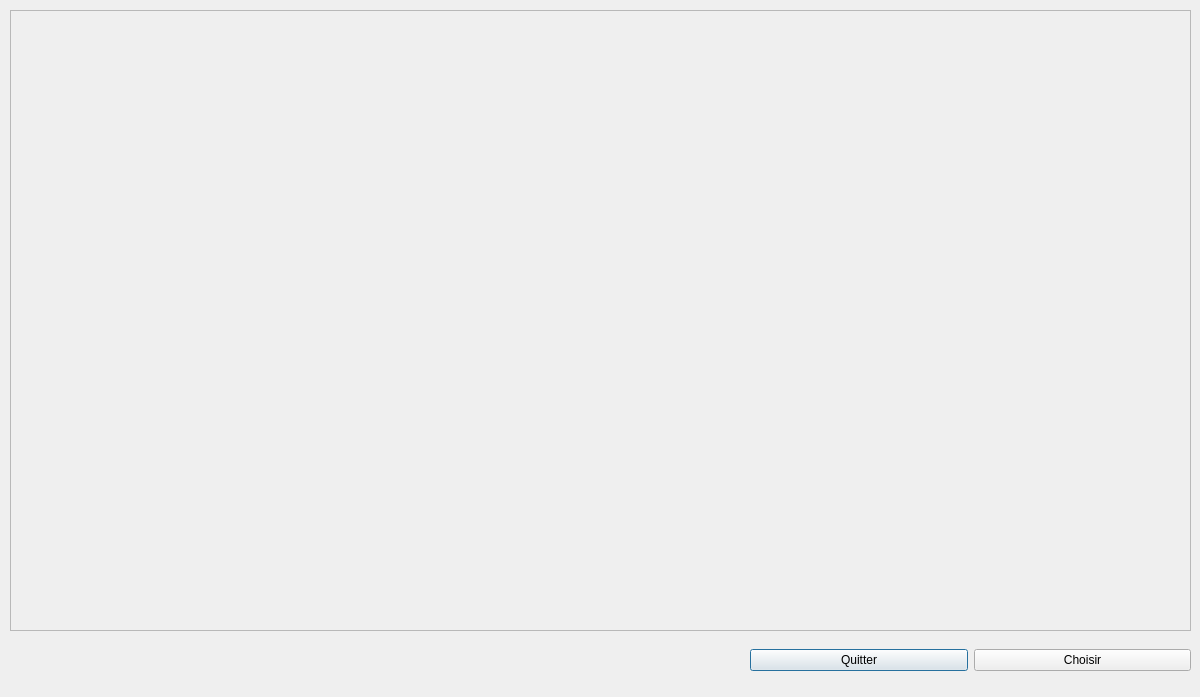
<?xml version="1.0" encoding="UTF-8"?>
<ui version="4.0">
 <class>Dialog</class>
 <widget class="QDialog" name="Dialog">
  <property name="geometry">
   <rect>
    <x>0</x>
    <y>0</y>
    <width>1200</width>
    <height>697</height>
   </rect>
  </property>
  <property name="sizePolicy">
   <sizepolicy hsizetype="Fixed" vsizetype="Fixed">
    <horstretch>0</horstretch>
    <verstretch>0</verstretch>
   </sizepolicy>
  </property>
  <property name="windowTitle">
   <string>Dialog</string>
  </property>
  <widget class="QWidget" name="horizontalLayoutWidget">
   <property name="geometry">
    <rect>
     <x>750</x>
     <y>640</y>
     <width>441</width>
     <height>41</height>
    </rect>
   </property>
   <layout class="QHBoxLayout" name="horizontalLayout">
    <item>
     <widget class="QPushButton" name="btn_quit">
      <property name="text">
       <string>Quitter</string>
      </property>
     </widget>
    </item>
    <item>
     <widget class="QPushButton" name="btn_choose">
      <property name="text">
       <string>Choisir</string>
      </property>
     </widget>
    </item>
   </layout>
  </widget>
  <widget class="QScrollArea" name="scrollPictures">
   <property name="geometry">
    <rect>
     <x>10</x>
     <y>10</y>
     <width>1181</width>
     <height>621</height>
    </rect>
   </property>
   <property name="widgetResizable">
    <bool>true</bool>
   </property>
   <widget class="QWidget" name="scroll_pictures">
    <property name="geometry">
     <rect>
      <x>0</x>
      <y>0</y>
      <width>1179</width>
      <height>619</height>
     </rect>
    </property>
   </widget>
  </widget>
 </widget>
 <resources/>
 <connections/>
</ui>
